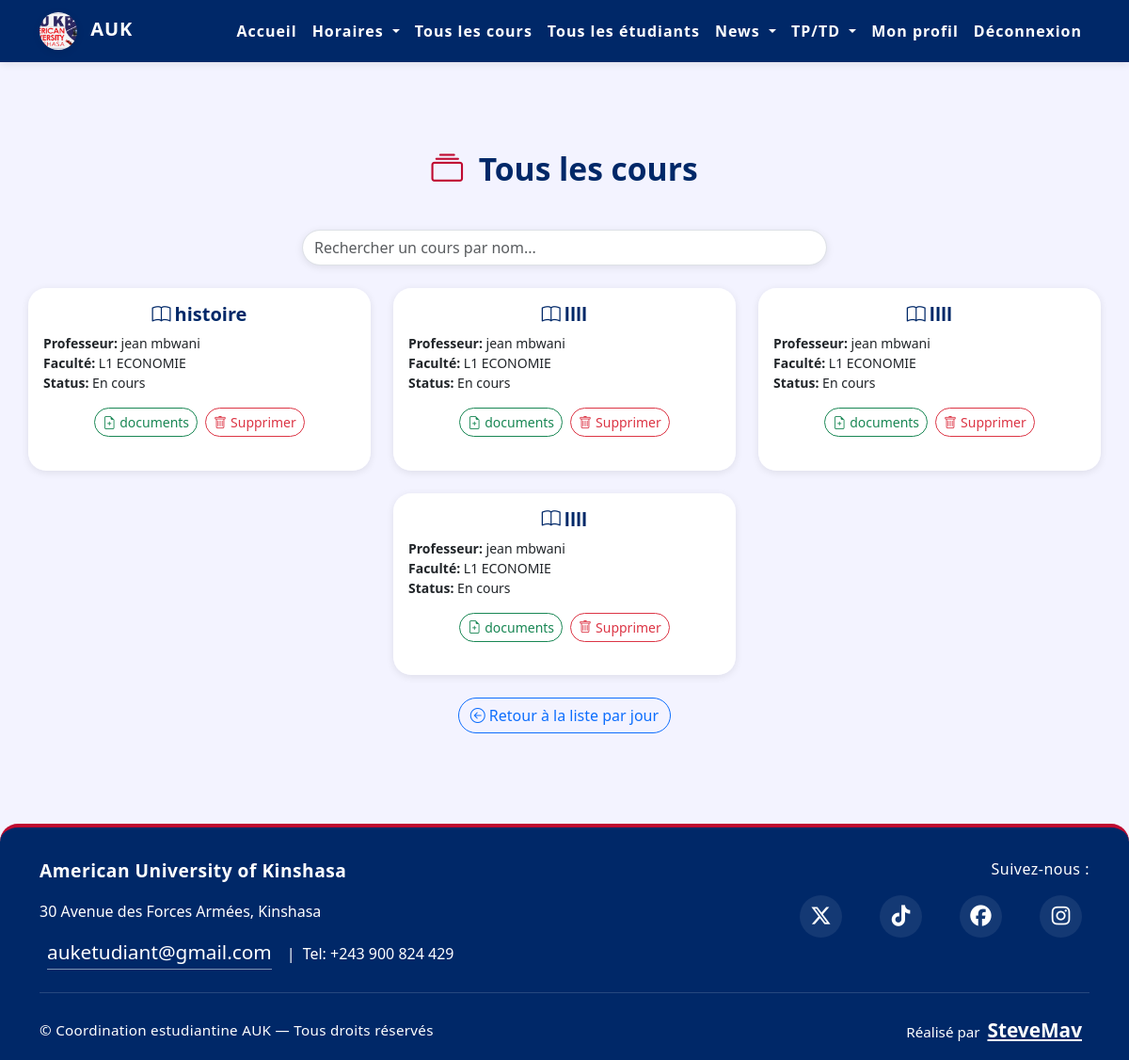
Before: /schedule/course/ (signed in) with the older database file.
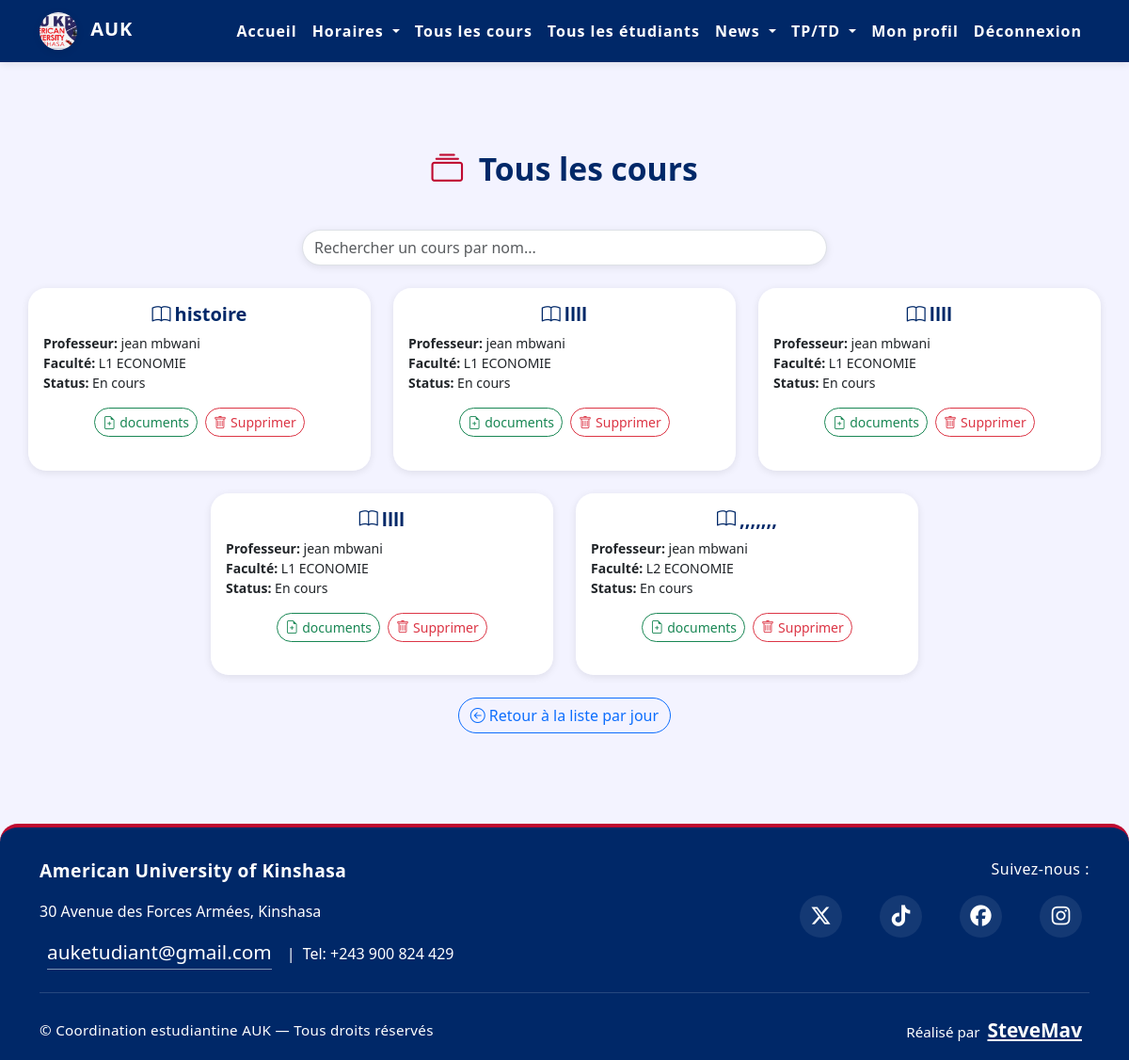
After: the same page with the newer database file.
### schedule/models.py (models this page shows, shortened)
class Course(models.Model):
    name = models.CharField(max_length=255)
    professor = models.CharField(max_length=255)
    total_hours = models.IntegerField(null=True, blank=True)
    faculty = models.ForeignKey(Faculty, on_delete=models.CASCADE)
    finished = models.BooleanField(default=False)

class Faculty(models.Model):
    name = models.CharField(max_length=255)
    level = models.CharField(max_length=255, null=True, blank=True)
    head_of_faculty = models.CharField(max_length=255, null=True, blank=True)

### schedule/views.py (the view)
# urls.py: path('course/', views.all_courses_view, name='all_courses'),
@login_required
def all_courses_view(request):
    user = request.user
    if user.is_superuser:
        courses = Course.objects.all().prefetch_related('files', 'faculty')
    elif hasattr(user, 'cpprofile'):
        courses = Course.objects.filter(faculty=user.cpprofile.faculty).prefetch_related('files', 'faculty')
    else:
        try:
            faculty = UserProfile.objects.get(user=user).faculty
            courses = Course.objects.filter(faculty=faculty).prefetch_related('files', 'faculty')
        except (UserProfile.DoesNotExist, ObjectDoesNotExist):
            courses = Course.objects.none()
    return render(request, 'schedule/all_courses.html', {'courses': courses})

### schedule/templates/schedule/all_courses.html (shortened to what this page needs)
{% load schedule_tags %}
{% load static %}
<!DOCTYPE html>
<html>
<head>
    <link href="https://cdn.jsdelivr.net/npm/bootstrap@5.3.0/dist/css/bootstrap.min.css" rel="stylesheet">
    <link href="https://cdn.jsdelivr.net/npm/bootstrap-icons@1.10.5/font/bootstrap-icons.css" rel="stylesheet">
    <link rel="stylesheet" href="{% static 'css/styles.css' %}">
</head>
<body class="d-flex flex-column min-vh-100">
    {% include 'navbar.html' %}
    <main class="flex-grow-1">
    <div class="container py-5 px-2 px-md-0">
        <div class="courses-title">
            <i class="bi bi-collection me-2" style="color:#bf0a30;"></i>
            Tous les cours
        </div>
        <div class="row mb-4 justify-content-center">
            <div class="col-12 col-md-8 col-lg-6">
                <input type="text" id="searchCourseInput" class="form-control rounded-pill shadow-sm" placeholder="Rechercher un cours par nom...">
            </div>
        </div>
        <div class="row g-4 justify-content-center">
            {% for course in courses %}
            <div class="col-12 col-sm-10 col-md-6 col-lg-4">
                <div class="card course-card h-100 shadow-sm">
                    <div class="card-body d-flex flex-column">
                        <h5 class="card-title mb-2 text-center">
                            <a href="#" data-bs-toggle="modal" data-bs-target="#modalCourseFiles{{ course.id }}">
                                <i class="bi bi-book me-1"></i>{{ course.name }}
                            </a>
                        </h5>
                        <div class="mb-3 small">
                            <div><strong>Professeur:</strong> {{ course.professor }}</div>
                            <div><strong>Faculté:</strong> {{ course.faculty.name }}</div>
                            <div><strong>Status:</strong> {{ course.finished|yesno:"Terminé,En cours" }}</div>
                        </div>
                        <div class="mt-auto d-flex flex-wrap gap-2 justify-content-center">
                            {% if perms.schedule.add_coursefile %}
                                <button type="button" class="btn btn-outline-success btn-sm add-pdf-btn" data-bs-toggle="modal" data-bs-target="#modalCourseFiles{{ course.id }}">
                                    <i class="bi bi-file-earmark-plus me-1"></i>documents
                                </button>
                            {% else %}
                                <button type="button" class="btn btn-outline-primary btn-sm add-pdf-btn" data-bs-toggle="modal" data-bs-target="#modalCourseFiles{{ course.id }}">
                                    <i class="bi bi-file-earmark-text me-1"></i>telecharger les documents
                                </button>
                            {% endif %}
                            {% if perms.schedule.delete_course %}
                                <button type="button" class="btn btn-outline-danger btn-sm add-pdf-btn" data-bs-toggle="modal" data-bs-target="#confirmDeleteModal{{ course.id }}">
                                    <i class="bi bi-trash me-1"></i>Supprimer
                                </button>
                            {% endif %}
                        </div>
                    </div>
                </div>
            </div>
            {% endfor %}
        </div>
        <div class="text-center">
            <a href="{% url 'schedule:course_list' %}" class="btn btn-outline-primary back-btn mt-4">
                <i class="bi bi-arrow-left-circle me-1"></i>Retour à la liste par jour
            </a>
        </div>
    </div>
    </main>
    {% include 'footer.html' %}
</body>
</html>

Changed rows visible on the page:
added Course: name ",,,,,,,", professor "jean mbwani", faculty.name "L2 ECONOMIE", finished "En cours"
